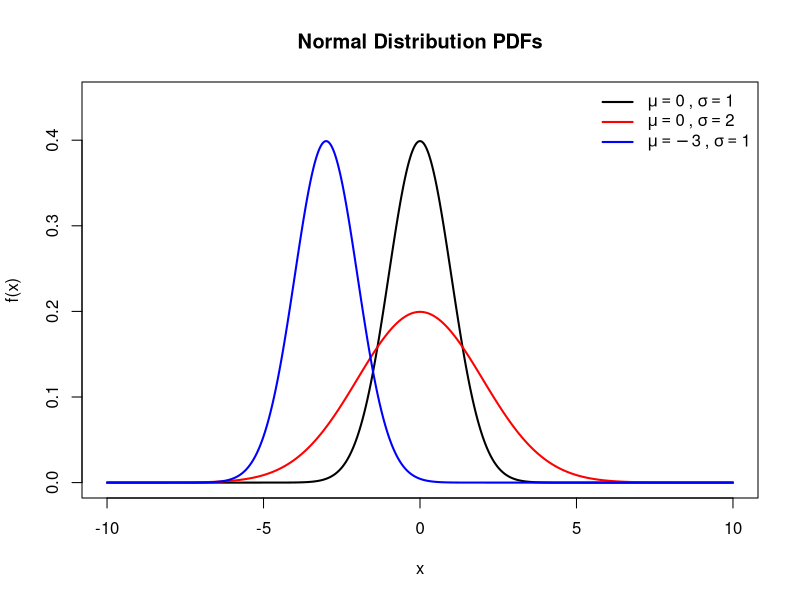
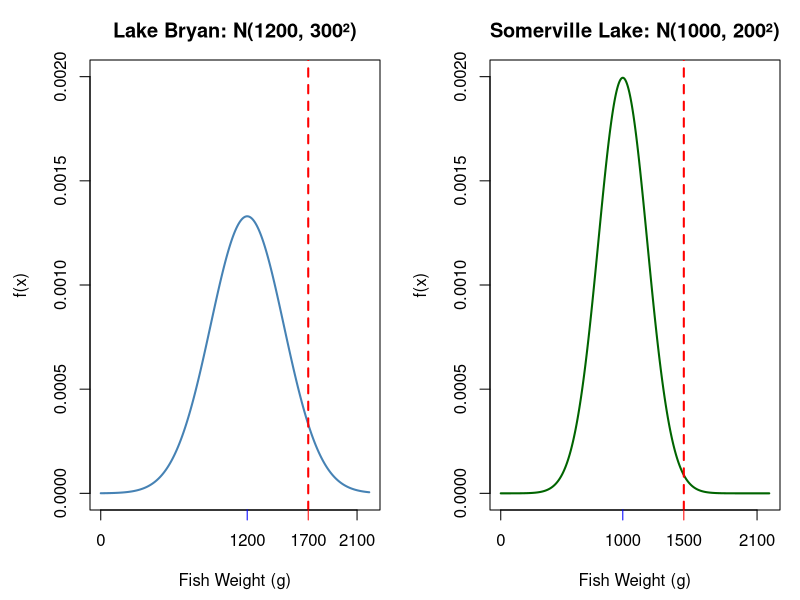
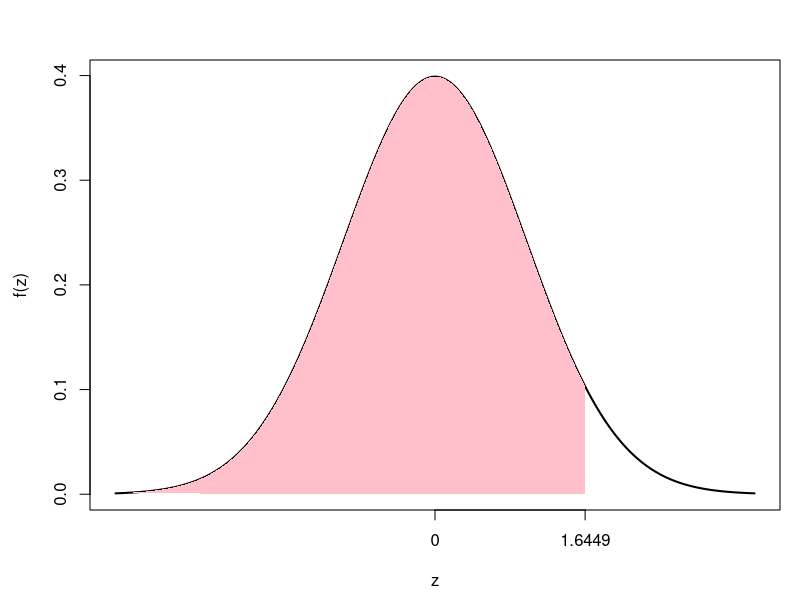
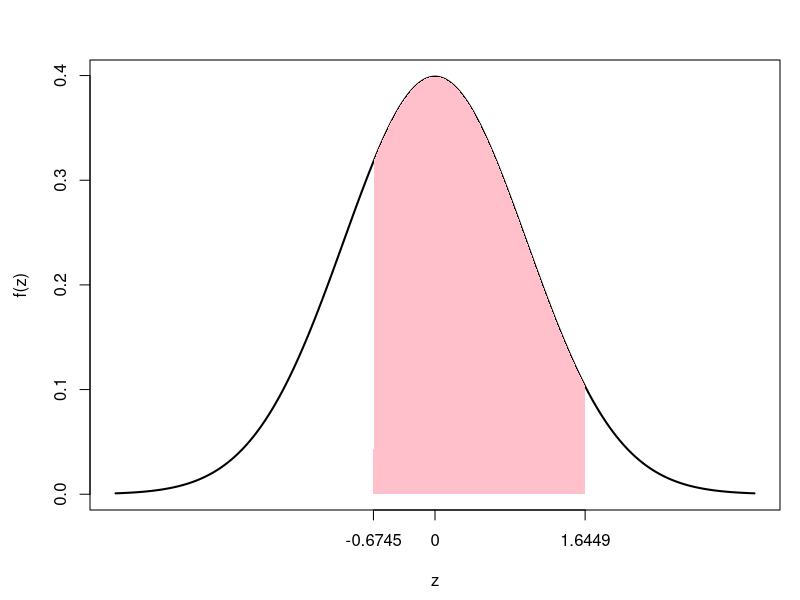
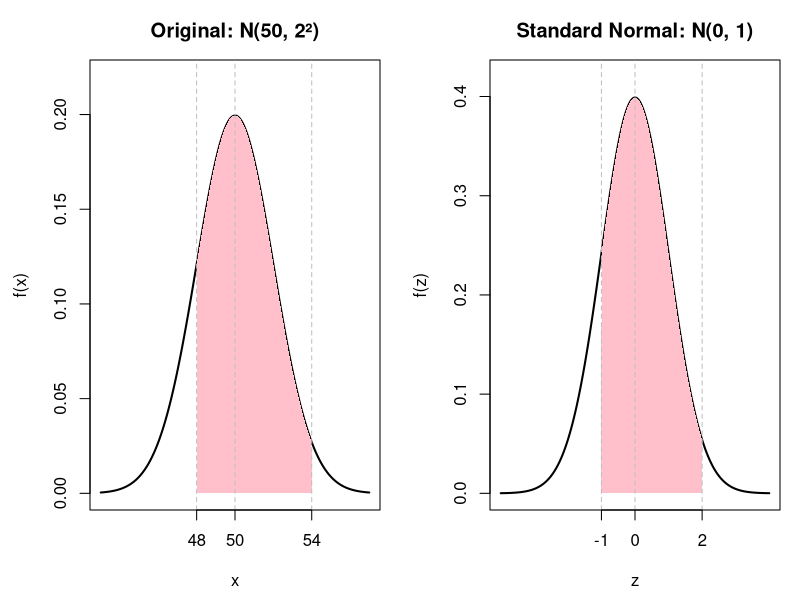
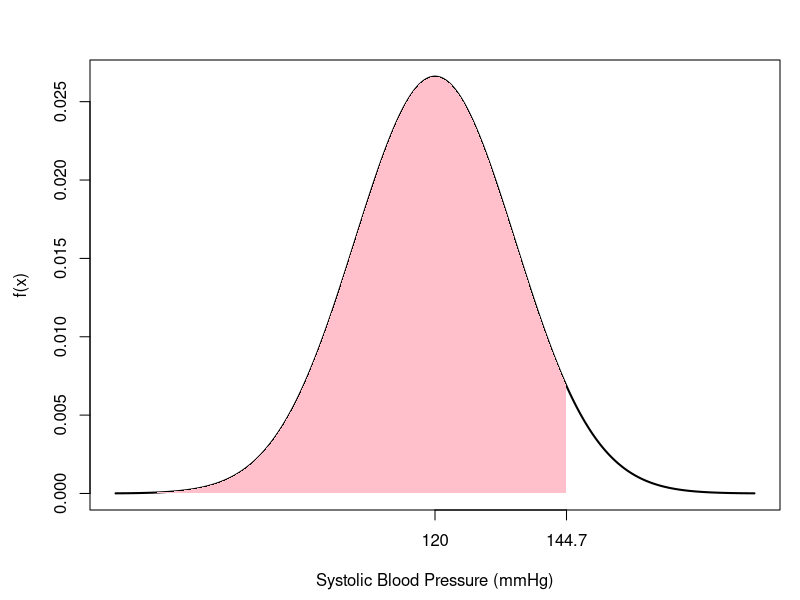
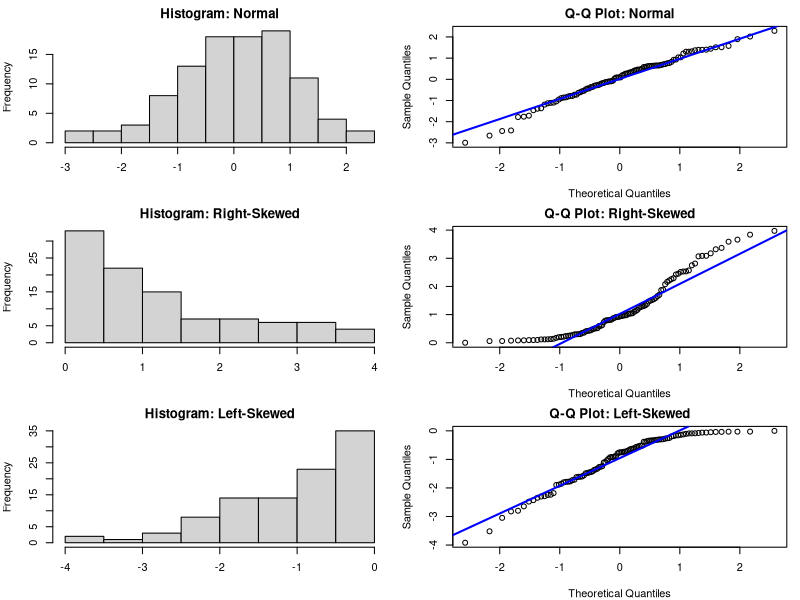
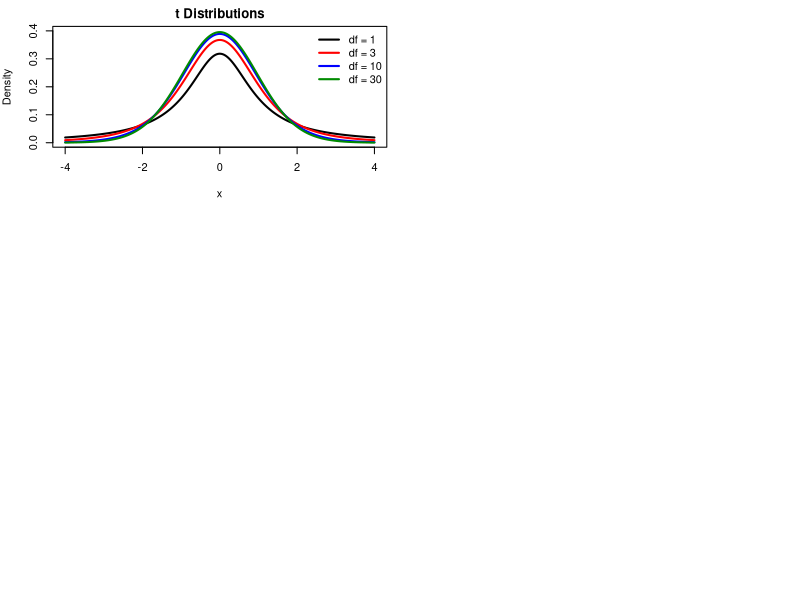

Here is the R script that generated these plots, in order:
## ---- chunk 1
x <- seq(-10, 10, length.out = 1000)
mu_vals <- c(0, 0, -3)
sigma_vals <- c(1, 2, 1)

# Plot first Normal PDF
colors <- c("black", "red", "blue")
plot(x, dnorm(x, mean = mu_vals[1], sd = sigma_vals[1]), type = "l", lwd = 2, col = colors[1],
     xlab = "x", ylab = "f(x)", main = "Normal Distribution PDFs",
     ylim = c(0, 0.45))

# Add other PDFs
for (i in 2:length(mu_vals)) {
  lines(x, dnorm(x, mean = mu_vals[i], sd = sigma_vals[i]), lwd = 2, col = colors[i])
}

# Add legend
legend("topright", legend = c(expression(mu == 0 ~ "," ~ sigma == 1), 
                              expression(mu == 0 ~ "," ~ sigma == 2), 
                              expression(mu == -3 ~ "," ~ sigma == 1)), 
       col = colors, lwd = 2, bty = "n")
## ---- chunk 2

# Set up plotting window with 1 row, 2 columns
par(mfrow = c(1, 2), mar = c(4.5, 4.5, 3, 1))

# Define common x range
x <- seq(0, 2200, length.out = 1000)

# Define parameters for each lake
lakeA_mu <- 1200
lakeA_sd <- 300
lakeB_mu <- 1000
lakeB_sd <- 200

# Plot for Lake Bryan
plot(x, dnorm(x, mean = lakeA_mu, sd = lakeA_sd), type = "l", lwd = 2, col = "steelblue",
     xlab = "Fish Weight (g)", ylab = "f(x)",
     main = "Lake Bryan: N(1200, 300²)", ylim = c(0, 0.002), xlim = c(0, 2200), 
     xaxt = "n")
abline(v = 1700, col = "red", lty = 2, lwd = 2)
axis(side = 1, at = c(0, 2100))
axis(side = 1, at = 1200, col = "blue")
axis(side = 1, at = 1700, col = "red")#, labels = FALSE)

# Plot for Somerville Lake
plot(x, dnorm(x, mean = lakeB_mu, sd = lakeB_sd), type = "l", lwd = 2, col = "darkgreen",
     xlab = "Fish Weight (g)", ylab = "f(x)",
     main = "Somerville Lake: N(1000, 200²)", ylim = c(0, 0.002), xlim = c(0, 2200), 
     xaxt = "n")
abline(v = 1500, col = "red", lty = 2, lwd = 2)
axis(side = 1, at = c(0, 2100))
axis(side = 1, at = 1000, col = "blue")
axis(side = 1, at = 1500, col = "red")#, labels = FALSE)

# Reset graphics settings
par(mfrow = c(1,1))
## ---- chunk 3
pnorm(1.6449)
1 - pnorm(1.6449)
## ---- chunk 4
# Set up values
x <- seq(-3.5, 3.5, length.out = 1000)
y <- dnorm(x)
z <- qnorm(0.95)

plot(x, y, type = "l", lwd = 2, col = "black",
     main = "", xlab = "z", ylab = "f(z)", axes = FALSE)
polygon(c(x[x <= z], z), c(y[x <= z], 0), col = "pink", border = NA)
axis(1, at = c(0, round(z, 4)), labels = c("0", "1.6449"))
axis(2)
box()
## ---- chunk 5
pnorm(1.6449) - pnorm(-0.6745)
## ---- chunk 6
# Set up values
x <- seq(-3.5, 3.5, length.out = 1000)
y <- dnorm(x)
z_1 <- qnorm(0.25)
z_2 <- qnorm(0.95)

plot(x, y, type = "l", lwd = 2, col = "black",
     main = "", xlab = "z", ylab = "f(z)", axes = FALSE)
polygon(c(x[x >= z_1 & x <= z_2], z_2, z_1), 
        c(y[x >= z_1 & x <= z_2], 0, 0), col = "pink", border = NA)
axis(1, at = c(round(z_1, 4), 0, round(z_2, 4)), 
     labels = c("-0.6745", "0", "1.6449"))
axis(2)
box()
## ---- chunk 7
pnorm(1.67)    # in Lake Bryan
pnorm(2.50)    # in Somerville Lake
## ---- chunk 8
pnorm(1700, 1200, 300)    # in Lake Bryan
pnorm(1500, 1000, 200)    # in Somerville Lake
## ---- chunk 9
pnorm(54, mean = 50, sd = 2) - pnorm(48, mean = 50, sd = 2)
## ---- chunk 10
pnorm(2) - pnorm(-1)
## ---- chunk 11
# Set up layout
par(mfrow = c(1, 2), mar = c(4.5, 4.5, 3, 1))

# Define x values
x1 <- seq(43, 57, length.out = 1000)
x2 <- seq(-4, 4, length.out = 1000)

# PDF values
f1 <- dnorm(x1, mean = 50, sd = 2)
f2 <- dnorm(x2)

# Plot for original distribution
plot(x1, f1, type = "l", lwd = 2, 
     main = "Original: N(50, 2²)", xlab = "x", ylab = "f(x)", 
     ylim = c(0, 0.22), xaxt = "n")
polygon(c(48, x1[x1 >= 48 & x1 <= 54], 54), 
        c(0, f1[x1 >= 48 & x1 <= 54], 0), col = "pink", border = NA)
abline(v = c(48, 50, 54), lty = 2, col = "gray")
axis(1, at = c(48, 50, 54), labels = c("48", "50", "54"))

# Plot for standard Normal
plot(x2, f2, type = "l", lwd = 2, 
     main = "Standard Normal: N(0, 1)", xlab = "z", ylab = "f(z)", 
     ylim = c(0, 0.42), xaxt = "n")
polygon(c(-1, x2[x2 >= -1 & x2 <= 2], 2), 
        c(0, f2[x2 >= -1 & x2 <= 2], 0), col = "pink", border = NA)
abline(v = c(-1, 0, 2), lty = 2, col = "gray")
axis(1, at = c(-1, 0, 2), labels = c("-1", "0", "2"))

# Reset
par(mfrow = c(1,1))
## ---- chunk 12
qnorm(0.95)
qnorm(0.05)
## ---- chunk 13
qnorm(0.95, mean = 120, sd = 15)
## ---- chunk 14
qnorm(0.95)
## ---- chunk 15
# Parameters
mu <- 120
sigma <- 15
x95 <- qnorm(0.95, mean = mu, sd = sigma)

# Sequence of x values
x_vals <- seq(60, 180, length.out = 1000)
y_vals <- dnorm(x_vals, mean = mu, sd = sigma)

# Plot
plot(x_vals, y_vals, type = "l", lwd = 2, col = "black",
     xlab = "Systolic Blood Pressure (mmHg)", ylab = "f(x)",
     main = "", axes = FALSE)
polygon(c(x_vals[x_vals <= x95], x95),
        c(y_vals[x_vals <= x95], 0),
        col = "pink", border = NA)

axis(1, at = c(mu, round(x95, 1)), labels = c("120", "144.7"))
axis(2)
box()
## ---- chunk 16
set.seed(42)

# Sample size
n <- 100

# Simulated data
normal_data <- rnorm(n)
right_skewed <- rexp(n, rate = 1)
left_skewed <- -rexp(n, rate = 1)

# Plot settings
par(mfrow = c(3, 2), mar = c(4, 4, 2, 1))

# Normal
hist(normal_data, main = "Histogram: Normal", xlab = "", col = "lightgray")
qqnorm(normal_data, main = "Q-Q Plot: Normal")
qqline(normal_data, col = "blue", lwd = 2)

# Right-skewed
hist(right_skewed, main = "Histogram: Right-Skewed", xlab = "", col = "lightgray")
qqnorm(right_skewed, main = "Q-Q Plot: Right-Skewed")
qqline(right_skewed, col = "blue", lwd = 2)

# Left-skewed
hist(left_skewed, main = "Histogram: Left-Skewed", xlab = "", col = "lightgray")
qqnorm(left_skewed, main = "Q-Q Plot: Left-Skewed")
qqline(left_skewed, col = "blue", lwd = 2)
## ---- chunk 17
x <- seq(-4, 4, length.out = 500)
colors <- c("black", "red", "blue", "green4")
dfs <- c(1, 3, 10, 30)
labels <- c("df = 1", "df = 3", "df = 10", "df = 30")

plot(x, dt(x, df = dfs[1]), type = "l", lwd = 2, col = colors[1],
     ylim = c(0, 0.4), xlab = "x", ylab = "Density", main = "t Distributions")

for (i in 2:length(dfs)) {
  lines(x, dt(x, df = dfs[i]), lwd = 2, col = colors[i])
}

legend("topright", legend = labels, col = colors, lwd = 2, bty = "n")
## ---- chunk 18
n       <- 30
nu      <- n-1
alpha   <- .01
t_alpha <- qt(1-alpha,nu)
t_alpha
